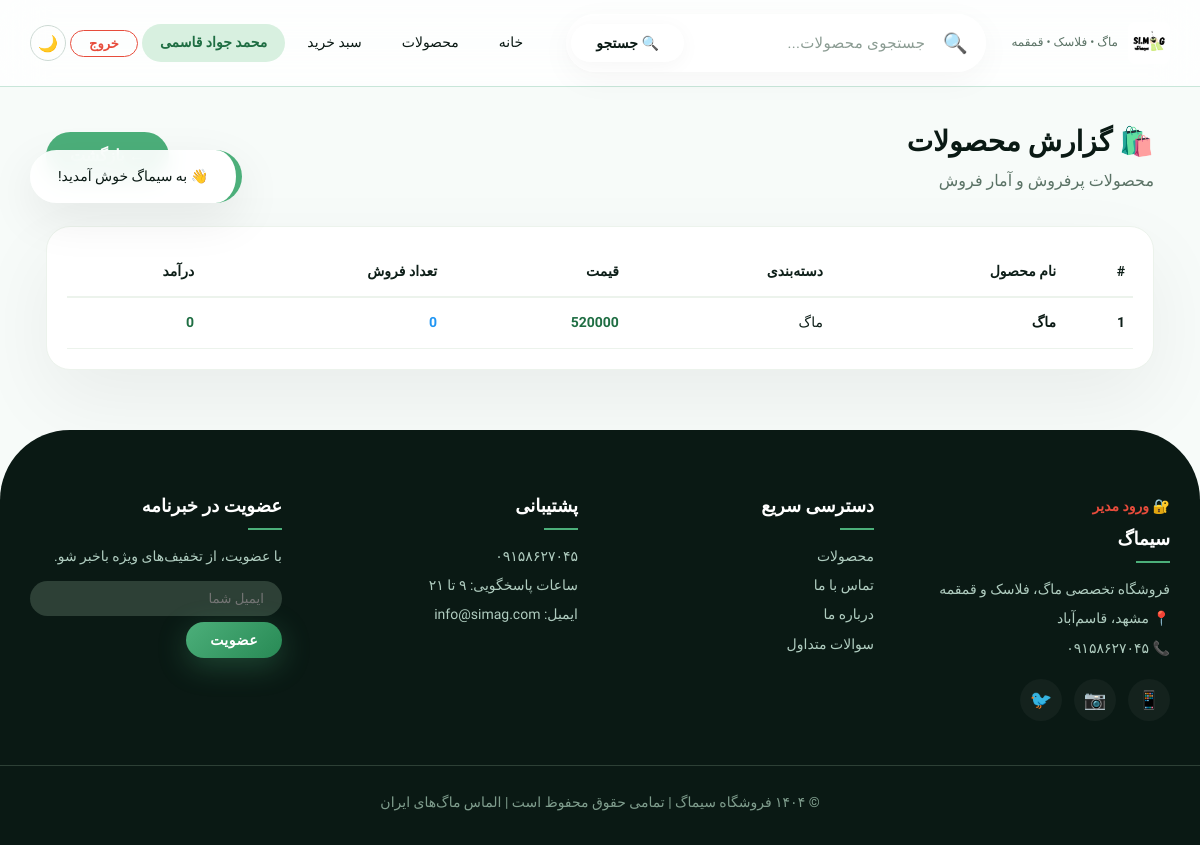
/orders/reports/products/ (signed in), run on the app's committed database.
### accounts/models.py (models this page shows, shortened)
class User(AbstractUser):
    username = None
    phone = models.CharField(max_length=11, unique=True)
    is_verified = models.BooleanField(default=False)
    full_name = models.CharField(max_length=100, blank=True, null=True)
    email = models.EmailField(blank=True, null=True)
    address = models.TextField(blank=True, null=True)
    postal_code = models.CharField(max_length=10, blank=True, null=True)
    USERNAME_FIELD = 'phone'
    REQUIRED_FIELDS = ['email']
    objects = UserManager()

### products/models.py (models this page shows, shortened)
class Product(models.Model):
    name = models.CharField(max_length=200)
    slug = models.SlugField(unique=True, blank=True, max_length=200)
    category = models.ForeignKey(Category, on_delete=models.CASCADE, related_name='products')
    description = models.TextField()
    price = models.PositiveIntegerField()
    material = models.CharField(max_length=100, blank=True)
    volume = models.CharField(max_length=50, blank=True)
    color = models.CharField(max_length=50, blank=True)
    weight = models.CharField(max_length=50, blank=True)
    brand = models.CharField(max_length=100, blank=True)
    is_active = models.BooleanField(default=True)
    is_featured = models.BooleanField(default=False, verbose_name='محصول ویژه (نمایش در صفحه اصلی)')
    created_at = models.DateTimeField(auto_now_add=True)
    updated_at = models.DateTimeField(auto_now=True)

class Category(models.Model):
    name = models.CharField(max_length=100)
    slug = models.SlugField(unique=True, blank=True)
    parent = models.ForeignKey('self', on_delete=models.CASCADE, null=True, blank=True, related_name='children')
    is_active = models.BooleanField(default=True)
    image = models.ImageField(upload_to='categories/', blank=True, null=True)
    created_at = models.DateTimeField(auto_now_add=True)

### orders/views.py (the view)
# urls.py: path('reports/products/', views.product_report, name='product_report'),
@staff_member_required
def product_report(request):
    products = Product.objects.filter(is_active=True).annotate(
        total_sold=Sum('orderitem__quantity'),
        total_revenue=Sum('orderitem__total_price'),
        order_count=Count('orderitem'),
    ).order_by('-total_sold')
    context = {
        'products': products,
    }
    return render(request, 'orders/product_report.html', context)

### orders/templates/orders/product_report.html (shortened to what this page needs)
{% extends 'base.html' %}
{% load static %}
{% block content %}
<div style="max-width:1350px;margin:30px auto;padding:0 16px;">
    <div style="display:flex;justify-content:space-between;align-items:center;margin-bottom:30px;flex-wrap:wrap;gap:12px;">
        <div>
            <h1 style="font-size:28px;font-weight:900;color:var(--dark);">🛍️ گزارش محصولات</h1>
            <p style="color:var(--gray);">محصولات پرفروش و آمار فروش</p>
        </div>
        <a href="{% url 'orders:reports_dashboard' %}" style="padding:10px 24px;border-radius:40px;background:var(--primary);color:#fff;text-decoration:none;font-weight:600;">← بازگشت</a>
    </div>
    <div style="background:var(--white);border-radius:24px;padding:20px;border:1px solid #ecf3ec;box-shadow:var(--shadow);overflow-x:auto;">
        <table style="width:100%;border-collapse:collapse;font-size:14px;">
            <thead>
                <tr style="border-bottom:2px solid #ecf3ec;">
                    <th style="padding:12px 8px;text-align:right;">#</th>
                    <th style="padding:12px 8px;text-align:right;">نام محصول</th>
                    <th style="padding:12px 8px;text-align:right;">دسته‌بندی</th>
                    <th style="padding:12px 8px;text-align:right;">قیمت</th>
                    <th style="padding:12px 8px;text-align:right;">تعداد فروش</th>
                    <th style="padding:12px 8px;text-align:right;">درآمد</th>
                </tr>
            </thead>
            <tbody>
                {% for product in products %}
                <tr style="border-bottom:1px solid #ecf3ec;">
                    <td style="padding:12px 8px;font-weight:600;">{{ forloop.counter }}</td>
                    <td style="padding:12px 8px;font-weight:700;color:var(--dark);">{{ product.name }}</td>
                    <td style="padding:12px 8px;">{{ product.category.name }}</td>
                    <td style="padding:12px 8px;font-weight:700;color:var(--primary-dark);">{{ product.price|floatformat:0 }}</td>
                    <td style="padding:12px 8px;font-weight:700;color:#2196f3;">{{ product.total_sold|default:0 }}</td>
                    <td style="padding:12px 8px;font-weight:700;color:var(--primary-dark);">{{ product.total_revenue|default:0|floatformat:0 }}</td>
                </tr>
                {% empty %}
                <tr><td colspan="6" style="padding:40px;text-align:center;color:var(--gray);">هیچ محصولی فروخته نشده است.</td></tr>
                {% endfor %}
            </tbody>
        </table>
    </div>
</div>
{% endblock %}

### templates/base.html (shortened to what this page needs)
<!DOCTYPE html>
{% load static %}
<html lang="fa" dir="rtl">
<head>
</head>
<body>
    <header class="header" id="mainHeader">
        <div class="container header-inner">
            <a href="{% url 'products:home' %}" class="logo">
                <img src="{% static 'images/logo.png' %}" alt="سیماگ" onerror="this.style.display='none'; this.nextElementSibling.style.display='flex'">
                <small>ماگ • فلاسک • قمقمه</small>
            </a>
            <div class="search-wrapper">
                <div class="search-container" id="searchContainer">
                    <span class="search-icon">🔍</span>
                    <input type="text" class="search-input" id="searchInput" placeholder="جستجوی محصولات..." autocomplete="off" onfocus="showSuggestions()" onblur="hideSuggestions()" oninput="handleSearchInput()" />
                    <button class="search-btn" onclick="performSearch()">🔍 جستجو</button>
                </div>
            </div>
            <div class="nav" id="mainNav">
                <a href="{% url 'products:home' %}">خانه</a>
                <a href="{% url 'products:product_list' %}">محصولات</a>
                <a href="{% url 'cart:cart_detail' %}">سبد خرید</a>
                {% if user.is_authenticated %}
                <a href="{% url 'accounts:profile' %}" style="font-weight:600;color:#1f6e43;background:#d8f0e0;padding:6px 18px;border-radius:30px;">
                    {{ user.full_name|default:user.phone }}
                </a>
                <form method="post" action="{% url 'accounts:logout' %}" style="display:inline;">
                    <button type="submit" style="background:transparent;border:1.5px solid #e74c3c;color:#e74c3c;padding:5px 18px;border-radius:30px;font-weight:600;font-size:13px;cursor:pointer;font-family:inherit;">خروج</button>
                </form>
                {% endif %}
                <button class="dark-toggle" onclick="toggleDarkMode()">🌙</button>
            </div>
        </div>
    </header>
    <main class="container">
        {% block content %}
        {% endblock %}
    </main>
    <div class="toast-container" id="toastContainer"></div>
    <footer class="footer">
        <div class="container footer-inner">
            <div class="footer-col">
                <a href="{% url 'accounts:admin_login' %}" style="color:#e74c3c;font-weight:600;">🔐 ورود مدیر</a>
                <h4>سیماگ</h4>
                <p>فروشگاه تخصصی ماگ، فلاسک و قمقمه</p>
                <p>📍 مشهد، قاسم‌آباد</p>
                <p>📞 ۰۹۱۵۸۶۲۷۰۴۵</p>
                <div class="footer-social">
                    <a href="#">📱</a>
                    <a href="#">📷</a>
                    <a href="#">🐦</a>
                </div>
            </div>
            <div class="footer-col">
                <h4>دسترسی سریع</h4>
                <a href="{% url 'products:product_list' %}">محصولات</a>
                <a href="{% url 'products:contact' %}">تماس با ما</a>
                <a href="#">درباره ما</a>
                <a href="#">سوالات متداول</a>
            </div>
            <div class="footer-col">
                <h4>پشتیبانی</h4>
                <a href="#">۰۹۱۵۸۶۲۷۰۴۵</a>
                <a href="#">ساعات پاسخگویی: ۹ تا ۲۱</a>
                <a href="#">ایمیل: info@simag.com</a>
            </div>
            <div class="footer-col">
                <h4>عضویت در خبرنامه</h4>
                <p>با عضویت، از تخفیف‌های ویژه باخبر شو.</p>
                <div style="display:flex;gap:6px;margin-top:12px;flex-wrap:wrap;">
                    <input type="email" placeholder="ایمیل شما" style="flex:1;padding:10px 18px;border-radius:40px;border:none;font-family:inherit;background:#2d4036;color:#fff;min-width:160px;outline:none;">
                    <button class="btn-primary" style="padding:10px 24px;font-size:14px;">عضویت</button>
                </div>
            </div>
        </div>
        <div class="container footer-bottom">
            © ۱۴۰۴ فروشگاه سیماگ | تمامی حقوق محفوظ است | الماس ماگ‌های ایران
        </div>
    </footer>
</body>
</html>

### data on the page
User: full_name "محمد جواد قاسمی"
Product: name "ماگ", category.name "ماگ", price "520000", total_sold "0", total_revenue "0"
